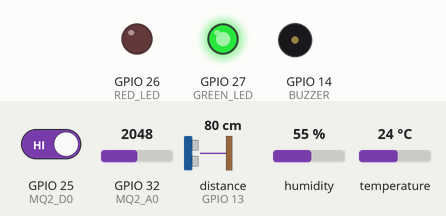
The sketch below on a simulated ESP32. On the bench: output pins drawn as LEDs (lit = HIGH), buzzer (waves = sounding, pin HIGH). Wiring (inferred from the names in the program): ultrasonic range finder: trigger GPIO 12; echo GPIO 13. Inputs (shaded band) come from the test bench; at power-on: GPIO 25 (MQ2_D0) HIGH, GPIO 32 (MQ2_A0) = 2048, distance to the obstacle (sensor on GPIO 13) 80 cm, humidity 55 %, temperature 24 °C. The echo pulse lasts 58.3 µs per cm; WiFi joins after 1.5 s; servers stay silent unless stated; the local clock reads 2024-03-15 10:24:30 at power-on unless the sketch sets it; random numbers use the default seed unless the sketch sets one; no MQTT or app messages arrive unless stated; pins used as bus, display or sensor lines are not drawn; what the sketch prints to the serial monitor is not drawn.

Above: at 2.7 s.
2.8 s: GPIO 25 (MQ2_D0) driven LOW
At 3.1 s:
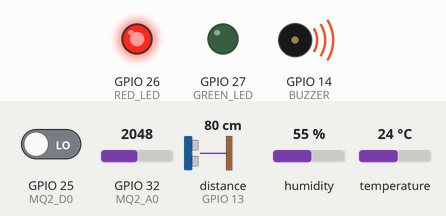
4.3 s: GPIO 25 (MQ2_D0) driven HIGH
At 5.4 s:
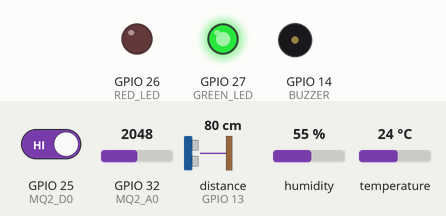
Timing chart, 0 to 7.3 s (numbered marks = the images above; inputs shaded):
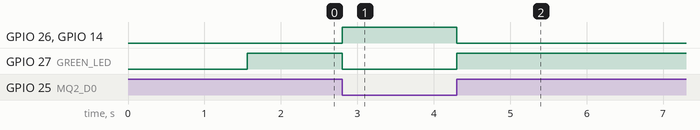

The sketch:

DomuServer.ino
```cpp
#include <Arduino.h>

// Importa os módulos customizados do projeto
#include "src/mqtt_handler.h"    // Responsável por conexão Wi-Fi, sincronização NTP e comunicação MQTT
#include "src/dht_sensor.h"      // Responsável pela leitura do sensor de temperatura e umidade (DHT22)
#include "src/ultrasonic.h"      // Responsável pela leitura do sensor de distância ultrassônico (HC-SR04)
#include "src/gas_sensor.h"      // Responsável pela leitura do sensor de gás (MQ-02), controle de LEDs e buzzer

/**
 * Função de inicialização executada uma única vez após o boot ou reset.
 * Aqui configuramos todos os sensores e a comunicação MQTT.
 */
void setup() {
  // Inicializa a comunicação serial com velocidade de 115200 baud para depuração
  Serial.begin(115200);

  // Inicializa o sensor DHT22 (temperatura e umidade)
  setupDHT();

  // Inicializa o sensor ultrassônico (HC-SR04)
  setupUltrasonic();

  // Inicializa o sensor de gás MQ-02, LEDs e buzzer
  setupGas();

  // Inicializa conexão Wi-Fi, sincronização NTP e conexão segura com broker MQTT
  setupMQTT();
}

/**
 * Função executada continuamente após o setup.
 * Aqui é feito o controle da lógica baseada em máquina de estados usando millis().
 */
void loop() {
  // Mantém a conexão MQTT ativa e processa mensagens pendentes
  mqttLoop();

  // Realiza leitura do DHT22 a cada intervalo definido e publica no broker MQTT
  loopDHT();

  // Realiza medição de distância com o HC-SR04 e publica se houver objeto detectado continuamente
  loopUltrasonic();

  // Lê o sensor MQ-02, atualiza LEDs/buzzer e publica os valores no broker MQTT
  loopGas();
}
```

dht_sensor.cpp
```cpp
#include "dht_sensor.h"
#include <DHT.h>             // Biblioteca oficial do sensor DHT
#include "mqtt_handler.h"    // Para uso da função publishMessage()

// =======================
// Configurações do sensor
// =======================

#define DHTPIN 4             // Pino conectado ao sinal de dados do DHT22
#define DHTTYPE DHT22        // Tipo do sensor (DHT11 ou DHT22)

// Instancia o sensor com as configurações definidas
DHT dht(DHTPIN, DHTTYPE);

// Controle de tempo baseado em millis()
unsigned long lastDHT = 0;                // Armazena o tempo da última leitura
const unsigned long intervalDHT = 5000;   // Intervalo entre leituras (em ms)

/**
 * Inicializa o sensor DHT.
 * Deve ser chamada apenas uma vez no setup().
 */
void setupDHT() {
  dht.begin(); // Inicia comunicação com o sensor
}

/**
 * Lê os dados do sensor a cada 5 segundos e publica via MQTT.
 * Usa controle assíncrono com millis() (sem delay).
 */
void loopDHT() {
  unsigned long now = millis();

  // Verifica se já passou o intervalo definido desde a última leitura
  if (now - lastDHT >= intervalDHT) {
    lastDHT = now;

    // Realiza a leitura da umidade e temperatura
    float h = dht.readHumidity();
    float t = dht.readTemperature();

    // Buffer para formatar os valores como texto (payload MQTT)
    char buffer[16];

    // Verifica e publica a umidade, se válida
    if (!isnan(h)) {
      snprintf(buffer, sizeof(buffer), "%.2f", h);
      publishMessage("umidade", buffer);
    }

    // Verifica e publica a temperatura, se válida
    if (!isnan(t)) {
      snprintf(buffer, sizeof(buffer), "%.2f", t);
      publishMessage("temperatura", buffer);
    }
  }
}
```

dht_sensor.h
```cpp
#ifndef DHT_SENSOR_H
#define DHT_SENSOR_H

/**
 * Inicializa o sensor DHT22 configurando o pino e preparando para leitura.
 * Deve ser chamada no setup principal.
 */
void setupDHT();

/**
 * Executa leituras periódicas do sensor de temperatura e umidade.
 * Os dados são enviados via MQTT nos tópicos apropriados.
 * Controlado por máquina de estados com `millis()`.
 */
void loopDHT();

#endif
```

gas_sensor.cpp
```cpp
#include "gas_sensor.h"
#include "mqtt_handler.h" // Para usar publishMessage()

// ========================
// Mapeamento dos pinos
// ========================

#define MQ2_A0 32          // Pino analógico do sensor MQ-02 (saída de concentração de gás)
#define MQ2_D0 25          // Pino digital do sensor MQ-02 (nível lógico baseado em limite interno)

#define RED_LED 26         // LED vermelho: indica perigo (gás detectado)
#define GREEN_LED 27       // LED verde: ambiente seguro
#define BUZZER 14          // Buzzer: alarme sonoro em caso de gás detectado

/**
 * Inicializa os pinos do sensor MQ-02 e os atuadores (LEDs e buzzer).
 * Define os pinos como entrada/saída conforme necessário.
 */
void setupGas() {
  pinMode(MQ2_D0, INPUT);     // Entrada digital do sensor
  pinMode(RED_LED, OUTPUT);   // Saída para LED vermelho
  pinMode(GREEN_LED, OUTPUT); // Saída para LED verde
  pinMode(BUZZER, OUTPUT);    // Saída para buzzer
}

/**
 * Executa a leitura do sensor MQ-02 e aciona os indicadores de alerta.
 * Publica a leitura analógica (concentração de gás) e estado de alerta (digital).
 */
void loopGas() {
  // Leitura da saída analógica do sensor (concentração de gás)
  int gasAnalog = analogRead(MQ2_A0);

  // Leitura da saída digital (nível lógico alto ou baixo)
  int gasDigital = digitalRead(MQ2_D0);

  // Publica a concentração analógica no tópico "gas"
  char buffer[16];
  snprintf(buffer, sizeof(buffer), "%d", gasAnalog);
  publishMessage("gas", buffer);

  // Se o digital estiver em nível baixo (gás detectado), ativa alerta
  if (gasDigital == LOW) {
    digitalWrite(RED_LED, HIGH);       // Liga LED vermelho
    digitalWrite(GREEN_LED, LOW);      // Desliga LED verde
    digitalWrite(BUZZER, HIGH);        // Liga o buzzer
    publishMessage("gas_alerta", "ALTO");
  }
  // Caso contrário, ambiente está seguro
  else {
    digitalWrite(RED_LED, LOW);        // Desliga LED vermelho
    digitalWrite(GREEN_LED, HIGH);     // Liga LED verde
    digitalWrite(BUZZER, LOW);         // Desliga o buzzer
    publishMessage("gas_alerta", "normal");
  }
}
```

gas_sensor.h
```cpp
#ifndef GAS_SENSOR_H
#define GAS_SENSOR_H

/**
 * Configura os pinos usados pelo sensor MQ-02, LEDs e buzzer.
 * Deve ser chamada uma vez no setup().
 */
void setupGas();

/**
 * Executa a leitura do sensor de gás MQ-02 (analógica e digital),
 * atualiza LEDs e buzzer conforme detecção, e publica os dados via MQTT.
 */
void loopGas();

#endif
```

mqtt_handler.cpp
```cpp
#include "mqtt_handler.h"
#include <WiFi.h>
#include <WiFiClientSecure.h>
#include <time.h>

// =====================
// Configurações da rede
// =====================

// Nome da rede Wi-Fi
const char* ssid = "FELIPE";

// Senha da rede Wi-Fi
const char* password = "99043425";

// Endereço do broker MQTT (HiveMQ Cloud com TLS)
const char* mqtt_server = "3a0402e73e714189a5fdf292baf01769.s1.eu.hivemq.cloud";

// Porta segura (TLS) para MQTT
const int mqtt_port = 8883;

// Credenciais do broker MQTT
const char* mqtt_user = "jovinull";
const char* mqtt_password = "Secret123";

// ==============================
// Certificado raiz ISRG Root X1
// ==============================
// Necessário para validar a conexão TLS com o HiveMQ Cloud
const char* root_ca PROGMEM = R"EOF(
-----BEGIN CERTIFICATE-----
MIIFazCCA1OgAwIBAgIRAIIQz7DSQONZRGPgu2OCiwAwDQYJKoZIhvcNAQELBQAw
TzELMAkGA1UEBhMCVVMxKTAnBgNVBAoTIEludGVybmV0IFNlY3VyaXR5IFJlc2Vh
cmNoIEdyb3VwMRUwEwYDVQQDEwxJU1JHIFJvb3QgWDEwHhcNMTUwNjA0MTEwNDM4
WhcNMzUwNjA0MTEwNDM4WjBPMQswCQYDVQQGEwJVUzEpMCcGA1UEChMgSW50ZXJu
ZXQgU2VjdXJpdHkgUmVzZWFyY2ggR3JvdXAxFTATBgNVBAMTDElTUkcgUm9vdCBY
MTCCAiIwDQYJKoZIhvcNAQEBBQADggIPADCCAgoCggIBAK3oJHP0FDfzm54rVygc
h77ct984kIxuPOZXoHj3dcKi/vVqbvYATyjb3miGbESTtrFj/RQSa78f0uoxmyF+
0TM8ukj13Xnfs7j/EvEhmkvBioZxaUpmZmyPfjxwv60pIgbz5MDmgK7iS4+3mX6U
A5/TR5d8mUgjU+g4rk8Kb4Mu0UlXjIB0ttov0DiNewNwIRt18jA8+o+u3dpjq+sW
T8KOEUt+zwvo/7V3LvSye0rgTBIlDHCNAymg4VMk7BPZ7hm/ELNKjD+Jo2FR3qyH
B5T0Y3HsLuJvW5iB4YlcNHlsdu87kGJ55tukmi8mxdAQ4Q7e2RCOFvu396j3x+UC
B5iPNgiV5+I3lg02dZ77DnKxHZu8A/lJBdiB3QW0KtZB6awBdpUKD9jf1b0SHzUv
KBds0pjBqAlkd25HN7rOrFleaJ1/ctaJxQZBKT5ZPt0m9STJEadao0xAH0ahmbWn
OlFuhjuefXKnEgV4We0+UXgVCwOPjdAvBbI+e0ocS3MFEvzG6uBQE3xDk3SzynTn
jh8BCNAw1FtxNrQHusEwMFxIt4I7mKZ9YIqioymCzLq9gwQbooMDQaHWBfEbwrbw
qHyGO0aoSCqI3Haadr8faqU9GY/rOPNk3sgrDQoo//fb4hVC1CLQJ13hef4Y53CI
rU7m2Ys6xt0nUW7/vGT1M0NPAgMBAAGjQjBAMA4GA1UdDwEB/wQEAwIBBjAPBgNV
HRMBAf8EBTADAQH/MB0GA1UdDgQWBBR5tFnme7bl5AFzgAiIyBpY9umbbjANBgkq
hkiG9w0BAQsFAAOCAgEAVR9YqbyyqFDQDLHYGmkgJykIrGF1XIpu+ILlaS/V9lZL
ubhzEFnTIZd+50xx+7LSYK05qAvqFyFWhfFQDlnrzuBZ6brJFe+GnY+EgPbk6ZGQ
3BebYhtF8GaV0nxvwuo77x/Py9auJ/GpsMiu/X1+mvoiBOv/2X/qkSsisRcOj/KK
NFtY2PwByVS5uCbMiogziUwthDyC3+6WVwW6LLv3xLfHTjuCvjHIInNzktHCgKQ5
ORAzI4JMPJ+GslWYHb4phowim57iaztXOoJwTdwJx4nLCgdNbOhdjsnvzqvHu7Ur
TkXWStAmzOVyyghqpZXjFaH3pO3JLF+l+/+sKAIuvtd7u+Nxe5AW0wdeRlN8NwdC
jNPElpzVmbUq4JUagEiuTDkHzsxHpFKVK7q4+63SM1N95R1NbdWhscdCb+ZAJzVc
oyi3B43njTOQ5yOf+1CceWxG1bQVs5ZufpsMljq4Ui0/1lvh+wjChP4kqKOJ2qxq
4RgqsahDYVvTH9w7jXbyLeiNdd8XM2w9U/t7y0Ff/9yi0GE44Za4rF2LN9d11TPA
mRGunUHBcnWEvgJBQl9nJEiU0Zsnvgc/ubhPgXRR4Xq37Z0j4r7g1SgEEzwxA57d
emyPxgcYxn/eR44/KJ4EBs+lVDR3veyJm+kXQ99b21/+jh5Xos1AnX5iItreGCc=
-----END CERTIFICATE-----
)EOF";

// ===========================
// Objetos globais do cliente
// ===========================

// Cliente WiFi seguro (TLS)
WiFiClientSecure espClient;

// Cliente MQTT com camada segura
PubSubClient client(espClient);

/**
 * Realiza as seguintes etapas:
 * - Conexão à rede Wi-Fi
 * - Sincronização do horário via NTP (necessária para TLS)
 * - Configuração do certificado raiz e conexão com broker MQTT
 */
void setupMQTT() {
  WiFi.begin(ssid, password);
  while (WiFi.status() != WL_CONNECTED) {
    delay(500); // Exceção ao uso de delay: conexão Wi-Fi
    Serial.print(".");
  }
  Serial.println("\n✅ Wi-Fi conectado!");

  // Sincroniza horário (obrigatório para TLS baseado em data/validação de certificado)
  configTime(0, 0, "pool.ntp.org", "time.nist.gov");
  time_t now = time(nullptr);
  while (now < 8 * 3600 * 2) { // Espera tempo válido (ex: após 1970)
    delay(500);
    now = time(nullptr);
  }
  Serial.println("🕒 Horário sincronizado");

  // Define o certificado para validação da conexão segura com o broker
  espClient.setCACert(root_ca);

  // Configura o servidor MQTT (TLS)
  client.setServer(mqtt_server, mqtt_port);
}

/**
 * Reconecta ao broker MQTT caso a conexão tenha sido perdida.
 * Tenta novamente a cada 5 segundos com novo clientId.
 */
void mqttReconnect() {
  while (!client.connected()) {
    String clientId = "ESP32Client-" + String(random(0xffff), HEX); // Evita conflito de ID

    if (client.connect(clientId.c_str(), mqtt_user, mqtt_password)) {
      Serial.println("✅ Conectado ao MQTT");
    } else {
      Serial.print("❌ Falha MQTT: ");
      Serial.println(client.state());
      delay(5000); // Pequeno delay entre tentativas de reconexão
    }
  }
}

/**
 * Deve ser chamada continuamente no loop principal.
 * - Mantém a conexão ativa com o broker
 * - Processa as mensagens pendentes (keep-alive)
 */
void mqttLoop() {
  if (!client.connected()) mqttReconnect();
  client.loop();
}

/**
 * Envia uma mensagem MQTT no tópico especificado.
 * Pode ser usada por qualquer sensor/módulo.
 * @param topic Nome do tópico (ex: "ultrassom")
 * @param payload Mensagem a ser enviada (ex: "23.5")
 */
void publishMessage(const char* topic, const char* payload) {
  client.publish(topic, payload);
}
```

mqtt_handler.h
```cpp
#ifndef MQTT_HANDLER_H
#define MQTT_HANDLER_H

#include <PubSubClient.h>

// Cliente MQTT exportado globalmente para uso por outros módulos (ex: sensores)
extern PubSubClient client;

/**
 * Inicializa o Wi-Fi, sincroniza o horário via NTP, configura conexão segura com o broker MQTT.
 * Deve ser chamada uma única vez no setup.
 */
void setupMQTT();

/**
 * Mantém a conexão MQTT ativa e processa mensagens pendentes.
 * Deve ser chamada em cada iteração do loop principal.
 */
void mqttLoop();

/**
 * Publica uma mensagem em um tópico MQTT.
 * @param topic Nome do tópico (ex: "temperatura")
 * @param payload Mensagem a ser enviada (em formato texto)
 */
void publishMessage(const char* topic, const char* payload);

#endif
```

ultrasonic.cpp
```cpp
#include "ultrasonic.h"
#include "mqtt_handler.h" // Para usar publishMessage()

// Define os pinos conectados ao sensor HC-SR04
#define TRIG_PIN 12  // Pino de disparo do pulso ultrassônico
#define ECHO_PIN 13  // Pino de recepção do eco

// Parâmetros da lógica de detecção
const int distanciaLimite = 20;        // Distância mínima (em cm) para considerar um objeto próximo
const int tempoDeteccao = 5000;        // Tempo mínimo (ms) que o objeto deve permanecer detectado para envio

// Variáveis de controle do tempo e estado
unsigned long lastUltrasonic = 0;      // Última leitura realizada
const unsigned long intervalUltrasonic = 500; // Intervalo entre leituras
unsigned long triggerStart = 0;        // Tempo de início da detecção de objeto
bool objetoDetectado = false;          // Estado da detecção atual

/**
 * Configura os pinos do sensor ultrassônico.
 * Deve ser chamado uma vez no setup().
 */
void setupUltrasonic() {
  pinMode(TRIG_PIN, OUTPUT);
  pinMode(ECHO_PIN, INPUT);
}

/**
 * Dispara um pulso no sensor ultrassônico e mede o tempo de resposta do eco.
 * Retorna a distância em centímetros.
 */
long medirDistanciaCM() {
  digitalWrite(TRIG_PIN, LOW);
  delayMicroseconds(2);
  digitalWrite(TRIG_PIN, HIGH);
  delayMicroseconds(10);
  digitalWrite(TRIG_PIN, LOW);

  // Mede o tempo de resposta até o eco (timeout de 20ms = 20000us)
  long duracao = pulseIn(ECHO_PIN, HIGH, 20000);
  return duracao * 0.034 / 2; // Converte tempo em microsegundos para distância em cm
}

/**
 * Executa a lógica de leitura do sensor e envio por MQTT.
 * Usa uma máquina de estados baseada em `millis()` para controlar tempo e evitar uso de `delay()`.
 */
void loopUltrasonic() {
  if (millis() - lastUltrasonic >= intervalUltrasonic) {
    lastUltrasonic = millis();

    long dist = medirDistanciaCM();

    // Se valor inválido (erro na leitura), publica NaN e encerra
    if (dist <= 0) {
      publishMessage("ultrassom", "NaN");
      return;
    }

    // Caso a distância esteja abaixo do limite
    if (dist < distanciaLimite) {
      // Primeira detecção
      if (!objetoDetectado) {
        objetoDetectado = true;
        triggerStart = millis();
      }
      // Se objeto permanecer detectado pelo tempo mínimo necessário
      else if (millis() - triggerStart >= tempoDeteccao) {
        char buffer[16];
        snprintf(buffer, sizeof(buffer), "%ld", dist);
        publishMessage("ultrassom", buffer);
        objetoDetectado = false; // Reinicia o estado para evitar publicações contínuas
      }
    } else {
      // Distância voltou ao normal, reseta detecção
      objetoDetectado = false;
    }
  }
}
```

ultrasonic.h
```cpp
#ifndef ULTRASONIC_H
#define ULTRASONIC_H

// Inicializa os pinos e variáveis necessárias para o sensor ultrassônico
void setupUltrasonic();

// Executa periodicamente a leitura do sensor ultrassônico e publica os dados via MQTT
void loopUltrasonic();

#endif
```

Measured:
- after the input at 2.8 s, GPIO 26 (RED_LED), GPIO 14 (BUZZER): LOW → HIGH at once; GPIO 27 (GREEN_LED): HIGH → LOW at once
- after the input at 4.3 s, GPIO 26 (RED_LED), GPIO 14 (BUZZER): HIGH → LOW at once; GPIO 27 (GREEN_LED): LOW → HIGH at once
